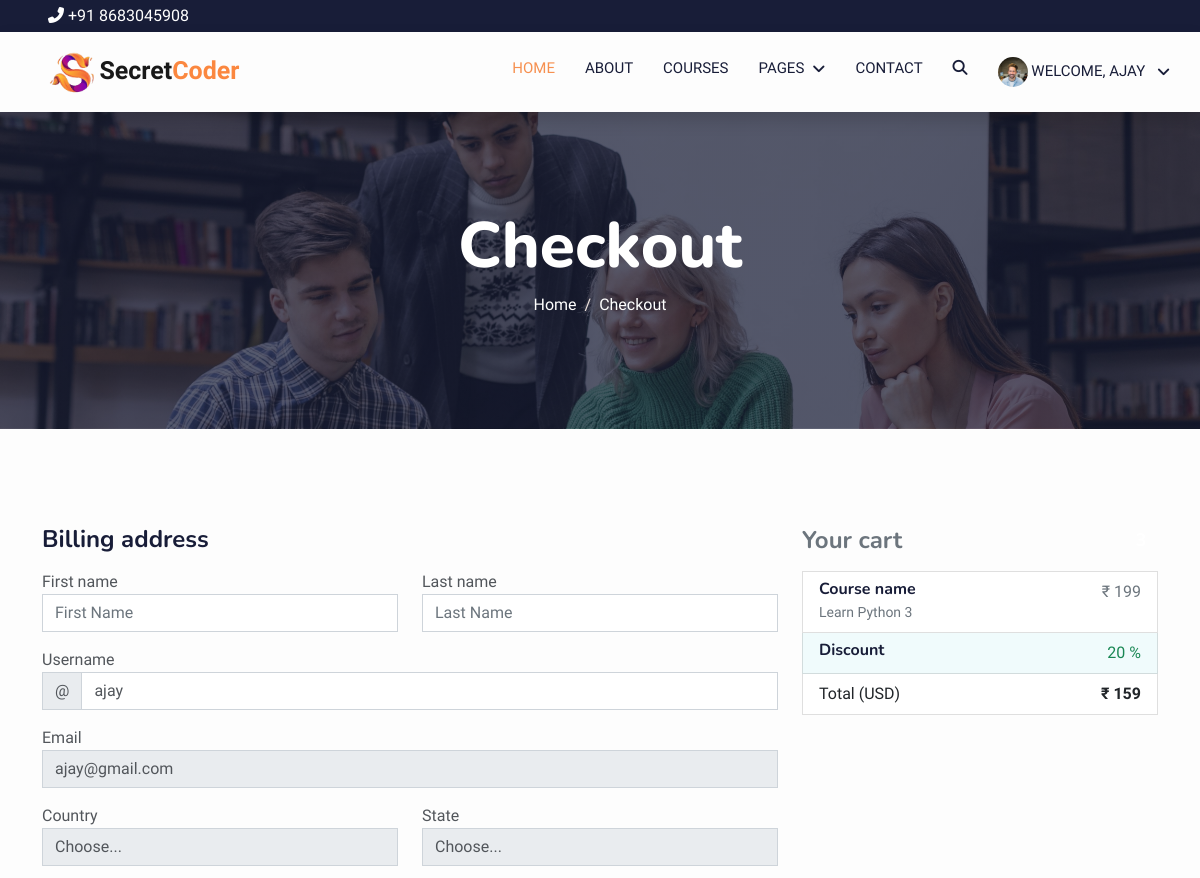
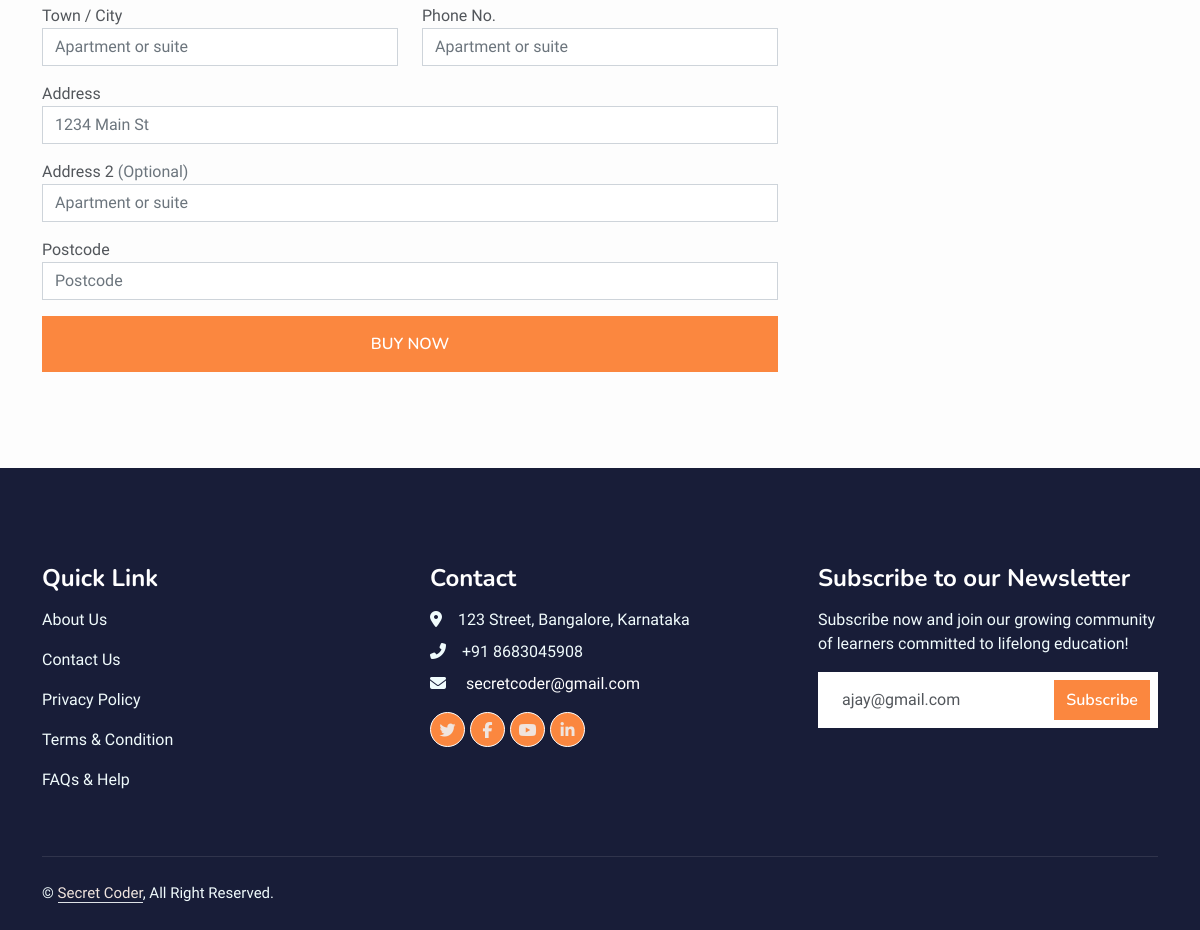
The page /checkout/learn-python-3 (signed in) on the database its author committed (2 pictures, top to bottom).
### coder/models.py (models this page shows, shortened)
class Profile(models.Model):
    profile_image = models.ImageField(
        default='media/default.jpg', upload_to='media', null=True, blank=True)
    user = models.OneToOneField(User, on_delete=models.CASCADE, blank=True,null=True)
    first_name = models.CharField(max_length=100, blank=True,null=True)
    last_name = models.CharField(max_length=100, blank=True,null=True)
    username = models.CharField(max_length=100, blank=True,null=True)
    email = models.CharField(max_length=100,blank=True,null=True)
    phone = models.BigIntegerField(blank=True,null=True)
    desc = models.CharField(max_length=500, blank=True,null=True)

class Course(models.Model):
    STATUS = (
        ('PUBLISH', 'PUBLISH'),
        ('DRAFT', 'DRAFT'),
    )
    featured_image = models.ImageField(
        upload_to="Media/featured_img", null=True)
    featured_video = models.CharField(max_length=300, null=True)
    title = models.CharField(max_length=500)
    created_at = models.DateField(auto_now_add=True)
    author = models.ForeignKey(Author, on_delete=models.CASCADE, null=True)
    category = models.ForeignKey(Categories, on_delete=models.CASCADE)
    level = models.ForeignKey(Level, on_delete=models.CASCADE, null=True)
    description = models.TextField()
    short_desc = models.TextField(null=True)
    price = models.IntegerField(null=True, default=0)
    discount = models.IntegerField(null=True)
    language = models.ForeignKey(Language, on_delete=models.CASCADE, null=True)
    deadline = models.CharField(max_length=200, null=True)
    slug = models.SlugField(default='', max_length=500, null=True, blank=True)
    status = models.CharField(choices=STATUS, max_length=100, null=True)
    certificate = models.CharField(null=True, max_length=100)

### secretcoder/views.py (the view, shortened to what this page needs)
# urls.py: path('checkout/<slug:slug>', views.checkout, name='checkout'),
@login_required(login_url='login')
def checkout(request, slug):
    course = Course.objects.get(slug=slug)
    action = request.GET.get('action')
    order = None
    context = {
        'course': course,
        'order': order,
    }
    return render(request, 'checkout/checkout.html', context)

### coder/templatetags/course_tags.py (called while the page is built)
@register.simple_tag
def discount_calculation(price,discount):
    if discount is None or discount == 0:
        return price
    sellprice = price
    sellprice = price - (price * discount /100)
    return math.floor(sellprice)

### templates/checkout/checkout.html (shortened to what this page needs)
{% extends 'base.html' %}
{% load static %}
{% load course_tags %}
{% block content %}
<div class="container-fluid bg-primary py-5 mb-5 page-header">
  <div class="container py-5">
    <div class="row justify-content-center">
      <div class="col-lg-10 text-center">
        <h1 class="display-3 text-white animated slideInDown">Checkout</h1>
        <nav aria-label="breadcrumb">
          <ol class="breadcrumb justify-content-center">
            <li class="breadcrumb-item"><a class="text-white" href="{% url 'home' %}">Home</a></li>
            <li class="breadcrumb-item text-white active" aria-current="page">Checkout</li>
          </ol>
        </nav>
      </div>
    </div>
  </div>
</div>
<div class="container-xxl py-5 wow fadeInUp" data-wow-delay="0.1s">
  <div class="container">
    <div class="row">
      <div class="col-md-4 order-md-2 mb-4">
        <h4 class="d-flex justify-content-between align-items-center mb-3">
          <span class="text-muted">Your cart</span>
          <span class="badge badge-secondary badge-pill">3</span>
        </h4>
        <ul class="list-group mb-3">
          <li class="list-group-item d-flex justify-content-between lh-condensed">
            <div>
              <h6 class="my-0">Course name</h6>
              <small class="text-muted">{{course.title}}</small>
            </div>
            <span class="text-muted">₹  {{course.price}}</span>
          </li>
          <li class="list-group-item d-flex justify-content-between bg-light">
            <div class="text-success">
              <h6 class="my-0">Discount</h6>
            </div>
            <span class="text-success">{{course.discount}} %
            </span>
          </li>
          <li class="list-group-item d-flex justify-content-between">
            <span>Total (USD)</span>
            <strong>₹  {% discount_calculation course.price course.discount %}</strong>
          </li>
        </ul>
      </div>
      <div class="col-md-8 order-md-1">
        <h4 class="mb-3">Billing address</h4>
        <form method="POST" action="?action=create_payment">
          <div class="row">
            <div class="col-md-6 mb-3">
              <label for="firstName">First name</label>
              <input type="text" class="form-control" id="firstName" placeholder="First Name"
                value="{{user.first_name}}" name="first_name" required>
            </div>
            <div class="col-md-6 mb-3">
              <label for="lastName">Last name</label>
              <input type="text" class="form-control" id="lastName" placeholder="Last Name" value="{{user.last_name}}"
                name="last_name" required>
            </div>
          </div>
          <div class="mb-3">
            <label for="username">Username</label>
            <div class="input-group">
              <div class="input-group-prepend">
                <span class="input-group-text">@</span>
              </div>
              <input type="text" class="form-control" id="username" placeholder="Username" name="username"
                value="{{user.username}}" required>
            </div>
          </div>
          <div class="mb-3">
            <label for="email">Email</label>
            <input type="email" class="form-control" id="email" placeholder="you@example.com" value="{{user.email}}"
              name="email" readonly>
          </div>
          <div class="row">
            <div class="col-md-6 mb-3">
              <label for="country">Country</label>
              <select class="custom-select d-block w-100 form-control" id="country" required name="country">
                <option value="">Choose...</option>
              </select>
            </div>
            <div class="col-md-6 mb-3">
              <label for="state">State</label>
              <select class="custom-select d-block w-100 form-control" id="state" name="state" required>
                <option value="">Choose...</option>
              </select>
            </div>
          </div>
          <div class="row">
            <div class="col-md-6 mb-3">
              <label for="city">Town / City</label>
              <input type="text" class="form-control" id="city" placeholder="Apartment or suite" name="city" required>
            </div>
            <div class="col-md-6 mb-3">
              <label for="phone">Phone No.</label>
              <input type="tel" class="form-control" id="phone" placeholder="Apartment or suite" name="phone" required>
            </div>
          </div>
          <div class="mb-3">
            <label for="address">Address</label>
            <input type="text" class="form-control" id="address" placeholder="1234 Main St" name="address1" required>
          </div>
          <div class="mb-3">
            <label for="address2">Address 2 <span class="text-muted">(Optional)</span></label>
            <input type="text" class="form-control" id="address2" placeholder="Apartment or suite" name="address2">
          </div>
          <div class="mb-3">
            <label for="postcode">Postcode</label>
            <input type="number" class="form-control" id="postcode" placeholder="Postcode" name="postcode" required>
          </div>
          <button class="btn text-white w-100 p-3" type="submit">BUY NOW</button>
        </form>
      </div>
    </div>
  </div>
</div>
{% endblock %}

### templates/components/header.html (shortened to what this page needs)
{% load static %}
<div class="topnav py-1 px-lg-5 px-2 bg-dark d-flex justify-content-between align-items-center">
    <div>
        <a href="" class="text-white"><i class="fa fa-phone-alt me-1"></i>+91 8683045908</a>
    </div>
</div>
<nav class="navbar navbar-expand-lg navbar-light shadow sticky-top p-0" style="background-color: #fdfdfd;">
    <a href="{% url 'home' %}" class="navbar-brand d-flex align-items-center px-4 px-lg-5">
        <p class="m-0 fw-bold" style="font-size: 25px;"><img src="{% static 'img/icon.png' %}" alt=""
                height="50px">Secret<span style="color: #fb873f;">Coder</span></p>
    </a>
    <div class="collapse navbar-collapse" id="navbarCollapse">
        <div class="navbar-nav ms-auto p-4 p-lg-0">
            <a href="{% url 'home' %}" class="nav-item nav-link active">Home</a>
            <a href="{% url 'about' %}" class="nav-item nav-link">About</a>
            <a href="{% url 'courses' %}" class="nav-item nav-link">Courses</a>
            <div class="nav-item dropdown">
                <a href="#" class="nav-link dropdown-toggle" data-bs-toggle="dropdown">Pages</a>
            </div>
            <a href="{% url 'contact' %}" class="nav-item nav-link">Contact</a>
            <a class=" nav-item nav-link d-flex search-mobile text-white-all icon-xs d-none d-sm-none d-md-none d-lg-block"
                data-bs-toggle="collapse" href="#collapseSearchMobile" role="button" aria-expanded="false"
                aria-controls="collapseSearchMobile">
                <i class="fa fa-search"></i>
            </a>
            {% if user.is_authenticated and user.first_name == '' %}
            <div class="nav-item dropdown">
                <a href="#" class="nav-link dropdown-toggle" data-bs-toggle="dropdown">
                    {% if user.profile.profile_image %}
                    <img src="{{user.profile.profile_image.url}}" alt="" name="image" class="rounded-circle"
                        height="30px" width="30px">
                    {% else %}
                    <img src="{% static 'img/default.jpg' %}" alt="" name="image" class="rounded-circle" height="30px"
                        width="30px">
                    {% endif %}
                    Welcome, {{user.username}}
                </a>
            </div>
            {% else %}
            <li class="nav-item px-3">
                <a href="{% url 'register' %}" class="nav-link">
                    <i class="fa fa-user"></i>
                </a>
            </li>
            {% endif %}
        </div>
    </div>
</nav>

### templates/components/footer.html (shortened to what this page needs)
{% load static %}
<div class="container-fluid bg-dark text-light footer pt-5 mt-5 wow fadeIn" data-wow-delay="0.1s">
    <div class="container py-5">
        <div class="row g-5">
            <div class="col-lg-4 col-md-6">
                <h4 class="text-white mb-3">Quick Link</h4>
                <p><a class="text-light" href="{% url 'about' %}">About Us</a></p>
                <p><a class="text-light" href="{% url 'contact' %}">Contact Us</a></p>
                <p><a class="text-light" href="{% url 'privacy_policy' %}">Privacy Policy</a></p>
                <p><a class="text-light" href="{% url 'terms-&-conditions' %}">Terms & Condition</a></p>
                <p><a class="text-light" href="{% url 'faq' %}">FAQs & Help</a></p>
            </div>
            <div class="col-lg-4 col-md-6">
                <h4 class="text-white mb-3">Contact</h4>
                <p class="mb-2"><i class="fa fa-map-marker-alt me-3"></i>123 Street, Bangalore, Karnataka</p>
                <p class="mb-2"><i class="fa fa-phone-alt me-3"></i>+91 8683045908</p>
                <p class="mb-2"><i class="fa fa-envelope me-3"></i><a href="mailto:secretcoder@gmail.com" class="text-white"> secretcoder@gmail.com</a></p>
                <div class="d-flex pt-2">
                    <a class="btn btn-outline-light btn-social" href=""><i
                            class="fab fa-twitter"></i></a>
                    <a class="btn btn-outline-light btn-social" href=""><i class="fab fa-facebook-f"></i></a>
                    <a class="btn btn-outline-light btn-social" href=""><i class="fab fa-youtube"></i></a>
                    <a class="btn btn-outline-light btn-social" href=""><i class="fab fa-linkedin-in"></i></a>
                </div>
            </div>
            <div class="col-lg-4 col-md-6">
                <h4 class="text-white mb-3">Subscribe to our Newsletter</h4>
                <p>Subscribe now and join our growing community of learners committed to lifelong education! </p>
                <div class="position-relative mx-auto" style="max-width: 400px;">
                    <form action="{% url 'subscriber' %}" method="POST">
                        <input class="form-control border-0 w-100 py-3 ps-4 pe-5" type="text" placeholder="Your email"
                            value="{{user.email}}" name="email">
                        <button type="submit"
                            class="btn btn-primary py-2 position-absolute top-0 end-0 mt-2 me-2">Subscribe</button>
                    </form>
                </div>
            </div>
        </div>
    </div>
    <div class="container">
        <div class="copyright">
            <div class="row">
                <div class="col-md-6 text-center text-md-start mb-3 mb-md-0">
                    &copy; <a class="border-bottom" href="{% url 'home' %}">Secret Coder</a>, All Right Reserved.
                </div>
            </div>
        </div>
    </div>
</div>

### static/css/style.css (style rules this page uses)
:root { --primary: #f69050; --light: #F0FBFC; --light: #f0e4de; --dark: #181d38; }
body { background-color: #fdfdfd; }
.btn { background-color: #fb873f; border: none; }
.btn { font-family: 'Nunito', sans-serif; font-weight: 600; transition: .5s; }
.btn.btn-primary, .btn.btn-secondary { color: #FFFFFF; }
.navbar .dropdown-toggle::after { border: none; content: "\f107"; font-family: "Font Awesome 5 Free"; font-weight: 900; vertical-align: middle; margin-left: 8px; }
.navbar-light .navbar-nav .nav-link { margin-right: 30px; padding: 25px 0; color: #FFFFFF; font-size: 15px; text-transform: uppercase; outline: none; }
.navbar-light .navbar-nav .nav-link:hover, .navbar-light .navbar-nav .nav-link.active { color: var(--primary); }
.navbar-light .navbar-brand, .navbar-light a.btn { height: 75px; }
.navbar-light .navbar-nav .nav-link { color: var(--dark); font-weight: 500; }
.navbar-light.sticky-top { top: -100px; transition: .5s; }
.page-header { background: linear-gradient(rgba(24, 29, 56, .7), rgba(24, 29, 56, .7)), url(../img/carousel-1.jpg); background-position: center center; background-repeat: no-repeat; background-size: cover; }
.breadcrumb-item+.breadcrumb-item::before { color: var(--light); }
.footer .btn.btn-social { margin-right: 5px; width: 35px; height: 35px; display: flex; align-items: center; justify-content: center; color: var(--light); font-weight: normal; border: 1px solid #FFFFFF; border-radius: 35px; transition: .3s; }
.footer .copyright { padding: 25px 0; font-size: 15px; border-top: 1px solid rgba(256, 256, 256, .1); }
.footer .copyright a { color: var(--light); }

### rows shown on the page
Course: title "Learn Python 3", price "199", discount "20", price+discount "159"

### other values the page prints
{{ user.username }} "AJAY"
